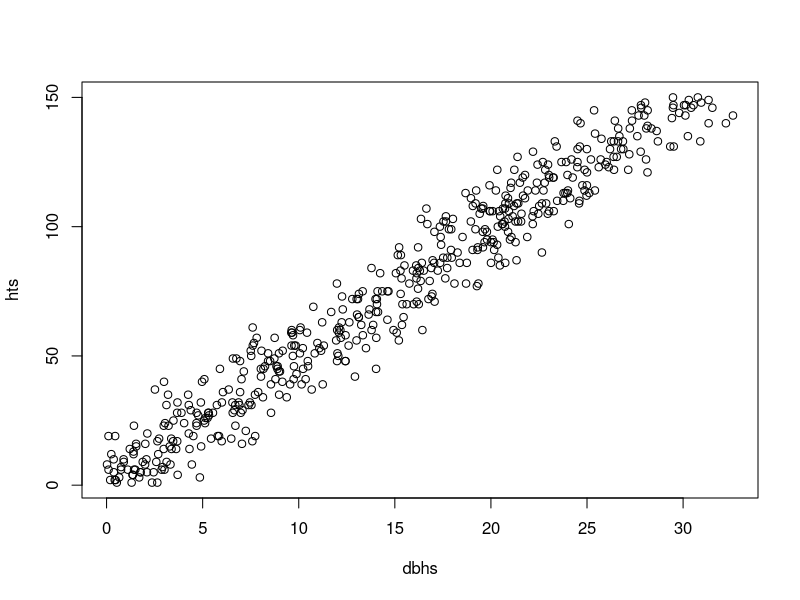

Generate this figure with R: (Note: this script raises an error after producing the figure.)
#'@title
#'  Make and assign strata based on two input columns. At least one column should be numeric, otherwise use expand.gri
#'
#'
#'@description
#'  Make and assign strata based on two input attributes and some parameters
#'  functions are makeStrata and assignStrata
#'
#'@details
#'  <Delete and Replace>
#'
#'\cr
#'Revision History
#' \tabular{ll}{
#'1.0 \tab 2019 01 24 created \cr
#'1.1 \tab date and revisions.. \cr
#'}
#'
#'@author
#'
#'Jacob Strunk <Jstrunk@@fs.fed.us>
#'
#'@param x1 name of input x field
#'@param x2 name of input y field
#'@param split_x1 ?
#'@param split_x2 ?
#'@param  nest_x2  ?
#'@param  n1  ?
#'@param  n2  ?
#'@param  type_x1  ?
#'@param  type_x2 ?
#'@param  minRecs  ?
#'@param  precision  ?
#'
#'@param  strata
#'@param data
#'
#'@return
#'  makeStrata returns a data.frame of strata boundaries
#'  assignStrata takes a data.frame and appends a column wiht the stratum name for each record
#'
#'@examples
#'  <Delete and Replace>
#'
#'
#'@export
#
#@seealso \code{\link{another_function}}\cr \code{\link{yet_another_function}}\cr

#Desired upgrades to this function:
#
#

# x = function(x){}

#copy function arguments and use this code to format arguments
##writeClipboard(paste(gsub("^[[:space:]]*[,]*","#'@param ",gsub("=.*"," ?",readClipboard())),collapse="\n"))



#function takes a factor at the first level and then cuts based upon
# a numeric vector as the second level
makeStrata = function(
  data
  , x1="PlotStrata1"
  , x2="Elev.P95"
  , split_x1=c("qt","eq")
  , split_x2=c("qt","eq")
  , nest_x2 = T
  , n1 = 10
  , n2 = 10
  , type_x1 = c("factor","numeric")[1]
  , type_x2 = c("numeric","factor")[1]
  , minRecs = 7
  , precision = 0
){

	x1_in = x1

	if( !type_x1 == "numeric"){

	  str_levels_x1 = levels(as.factor(data[,x1]))
	  dfStr0 = data.frame(stratum_x1 = str_levels_x1, x1.from=NA , x1.to=NA)

	}
	if( type_x1 == "numeric"){

	  dfStr0 = data.frame(text=paste("stratum_x1,x1.from,x1.to,n_x1"))

		r_x1 = range(data[,x1])
		dr_x1 = diff(r_x1)

		if(split_x1[1] == "qt" ){

			str_levels_x1 = c(
				r_x1[1]-dr_x1
				,quantile(data[,x1] ,seq(1/n1,1-1/n1,1/n1))
				,r_x1[1]+dr_x1
			)
		}
		if(split_x1[1] == "eq" ){
			str_levels_x1 = c(
				r_x1[1] - dr_x1
				,seq(r_x1[1],r_x1[2],dr_x1/n1)[-c(1,n1)]
				,r_x1[1]+ dr_x1
			)
		}

		#prep description of x1 stratum
		str_levels_x1 = unique(round(str_levels_x1,precision) )

		#prepare new factor version of attribute
		x1_in = paste(x1,"_ctg",sep="")
		data[,x1_in] = cut(data[,x1] , str_levels_x1 , labels = 1:(length(str_levels_x1)-1) )

		#assign bins
		dfStr0[1:(length(str_levels_x1)-1),"stratum_x1"] = 1:(length(str_levels_x1)-1)
		dfStr0[, "x1.from"] = str_levels_x1[-length(str_levels_x1)]
		dfStr0[, "x1.to"] = str_levels_x1[-1]
		#dfStr0[, "n_x1"] = table(data[,c(x1_in)])
	}



  if( nest_x2 ){

    spl1 = split(data,data[,x1_in])

    if( type_x2 == "numeric"){

      for(i in 1:length(spl1)){

        dfStri = read.csv(text=paste("stratum,stratum_x1,stratum_x2,x2.from,x2.to"))

        dati = spl1[[i]]

        if(nrow(dati) / n2 < minRecs ) n2i = max(floor(nrow(dati) / minRecs),1)
        else n2i = n2

        ri = range(dati[,x2])
        dri = diff(ri)

        if(split_x2[1] == "qt" ){

          str_levels_x2 = c(
            ri[1]-dri
            ,quantile(dati[,x2] ,seq(1/n2i,1-1/n2i,1/n2i))
            ,ri[2]+dri
          )
        }
        if(split_x2[1] == "eq" ){
          str_levels_x2 = c(
            ri[1]-dri
            ,seq(ri[1],ri[2],dri/n2i)[-c(1,n2i)]
            ,ri[2]+dri
          )
        }

        str_levels_x2 = unique(round(str_levels_x2,precision) )

        dfStri[1:(length(str_levels_x2)-1),"stratum_x2"] = 1:(length(str_levels_x2)-1)
        dfStri[, "stratum_x1" ] =  dati[1,x1_in]
        dfStri[, "x2.from"] = str_levels_x2[-length(str_levels_x2)]
        dfStri[, "x2.to"] = str_levels_x2[-1]
        dfStri[,"stratum"] = apply(dfStri[,c("stratum_x1","stratum_x2")],1,paste,collapse=".")

        df_ct = as.data.frame(table(as.factor(cut(dati[,x2], round(str_levels_x2,precision) , labels = F ))))
        if(i == 1) dfStr1 = merge(x=dfStri,df_ct,by.x="stratum_x2",by.y="Var1",all=T)
        if(i > 1) dfStr1 = plyr::rbind.fill(dfStr1, merge(x=dfStri,df_ct,by.x="stratum_x2",by.y="Var1",all=T))
      }


    }

    if( type_x2 == "factor"){
browser()
      str_levels_x1b = levels(as.factor(dfStr0[,"stratum_x1"]))
      str_levels_x2 = levels(as.factor(data[,x2]))
      dfStr1 = data.frame(stratum=NA,stratum_x1 = sort(rep(str_levels_x1b,length(str_levels_x2))) , stratum_x2 = rep(str_levels_x2 , length(str_levels_x1b))  )
      dfStr1[,"stratum"] = apply(dfStr1[,c("stratum_x1","stratum_x2")],1,paste,collapse=".")
    }

  }

  else stop(" first variable y1 must be factor / string")


  #dfStr2 = dfStr1[,c('stratum','stratum_x1','stratum_x2','x2.from','x2.to','Freq')]
  dfStr2 = merge(x=dfStr0, dfStr1 , by = 'stratum_x1',all.y=T)

  dfStr2[, "nm_x1"] = x1
  dfStr2[, "nm_x2"] = x2

  return( dfStr2)

}

#'@export

assignStrata = function(strata,data){

  x1numeric = !is.na(strata[1,"x1.from"])
  x2numeric = !is.na(strata[1,"x2.from"])

  for(i in 1:nrow(strata)){

    #two numeric inputs
    if(x1numeric & x2numeric){
      id_i =
        ( data[,strata[i,"nm_x1"]] > strata[i,"x1.from"] ) &
        ( data[,strata[i,"nm_x1"]] <= strata[i,"x1.to"] ) &
        ( data[,strata[i,"nm_x2"]] > strata[i,"x2.from"] ) &
        ( data[,strata[i,"nm_x2"]] <= strata[i,"x2.to"] )
      id_i[is.na(id_i)] = F
      data[ id_i , "stratum" ] = strata[ i , "stratum" ]
    }
    #numeric x1, factor x2
    if(x1numeric & !x2numeric){
      id_i =
        ( data[,strata[i,"nm_x2"]] == strata[i,"stratum_x2"] ) &
        ( data[,strata[i,"nm_x1"]] > strata[i,"x1.from"] ) &
        ( data[,strata[i,"nm_x1"]] <= strata[i,"x1.to"] )
      id_i[is.na(id_i)] = F
      data[ id_i , "stratum" ] = strata[ i , "stratum" ]
    }
    #numeric x2, factor x1
    if(!x1numeric & x2numeric){
      id_i =
      	( data[,strata[i,"nm_x1"]] == strata[i,"stratum_x1"] ) &
        ( data[,strata[i,"nm_x2"]] > strata[i,"x2.from"] ) &
        ( data[,strata[i,"nm_x2"]] <= strata[i,"x2.to"] )
      id_i[is.na(id_i)] = F
      data[ id_i , "stratum" ] = strata[ i , "stratum" ]
    }
  }

  data

}


if(T){
#stratify on vegetation type and height

		n=500
		hts = sample(1:150,n,T)
		dbhs = abs(hts/5 + rnorm(n)*2)
		dat_test = data.frame(height = hts , dbh = dbhs, height_cat = cut(hts,10) , dbh_cat = cut(dbhs,10))

		plot(dbhs,hts)

    str_test = makeStrata(
    	dat_test
      , x1="height_cat"
      , x2="dbh"
    	, split_x1 =c("qt","eq")[1]
      , split_x2 =c("qt","eq")[1]
      , nest_x2 =  T
      , n1 = 10
      , n2 = 10
      , type_x1 = "factor"
      , type_x2 = "numeric"
      , minRecs = 7
      , precision = 0
    )


    res = assignStrata(
      str_test
      ,dat_test
    )

    res$stratum

    summary(lm(height ~ dbh , data = res))
    summary(lm(height ~ dbh_cat , data = res))
    summary(lm(height ~ stratum , data = res))

    str_test1 = makeStrata(
    	dat_test
    	, x1="height"
    	, x2="dbh"
    	, split_x1 =c("qt","eq")[1]
    	, split_x2 =c("qt","eq")[1]
    	, nest_x2 =  T
    	, n1 = 10
    	, n2 = 10
    	, type_x1 = "numeric"
    	, type_x2 = "numeric"
    	, minRecs = 7
    	, precision = 0
    )

    res1 = assignStrata(
    	str_test1
    	,dat_test
    )

    str_test2 = makeStrata(
      dat_test
      , x1="height"
      , x2="dbh_cat"
      , split_x1 =c("qt","eq")[1]
      , split_x2 =c("qt","eq")[1]
      , nest_x2 =  T
      , n1 = 10
      , n2 = 10
      , type_x1 = "numeric"
      , type_x2 = "factor"
      , minRecs = 7
      , precision = 0
    )

    res2 = assignStrata(
      str_test2
      ,dat_test
    )

}
